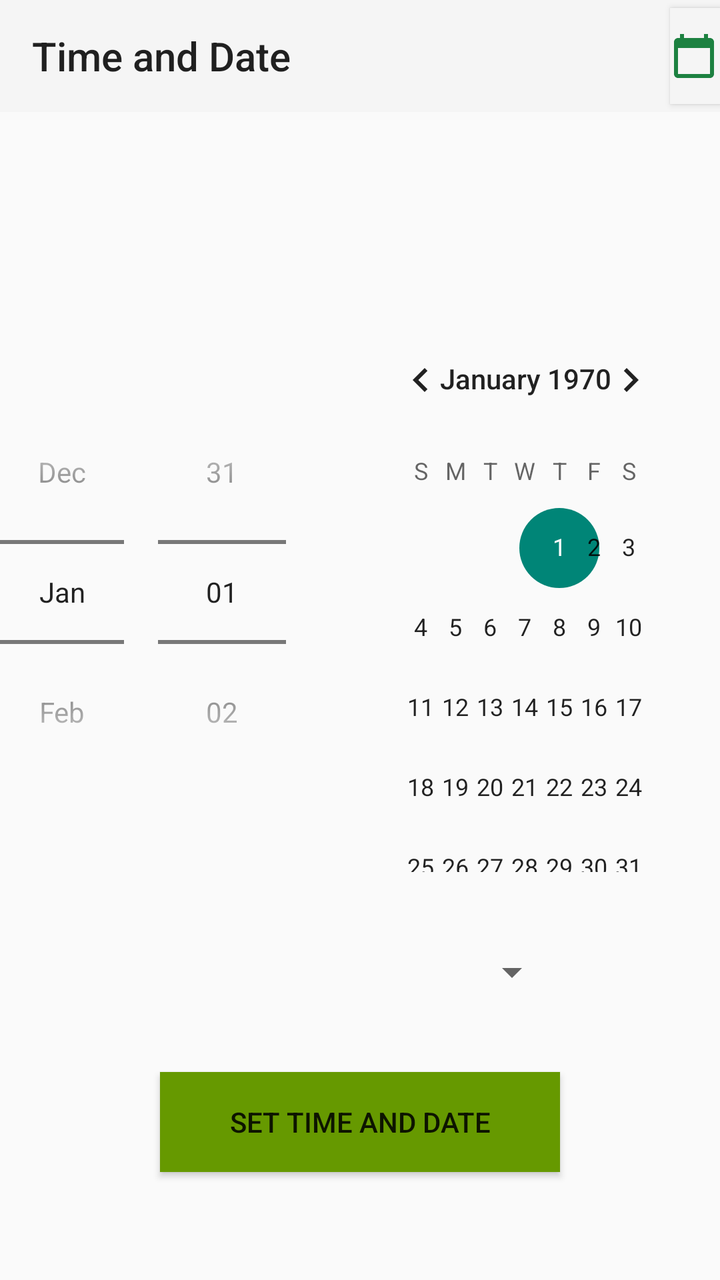
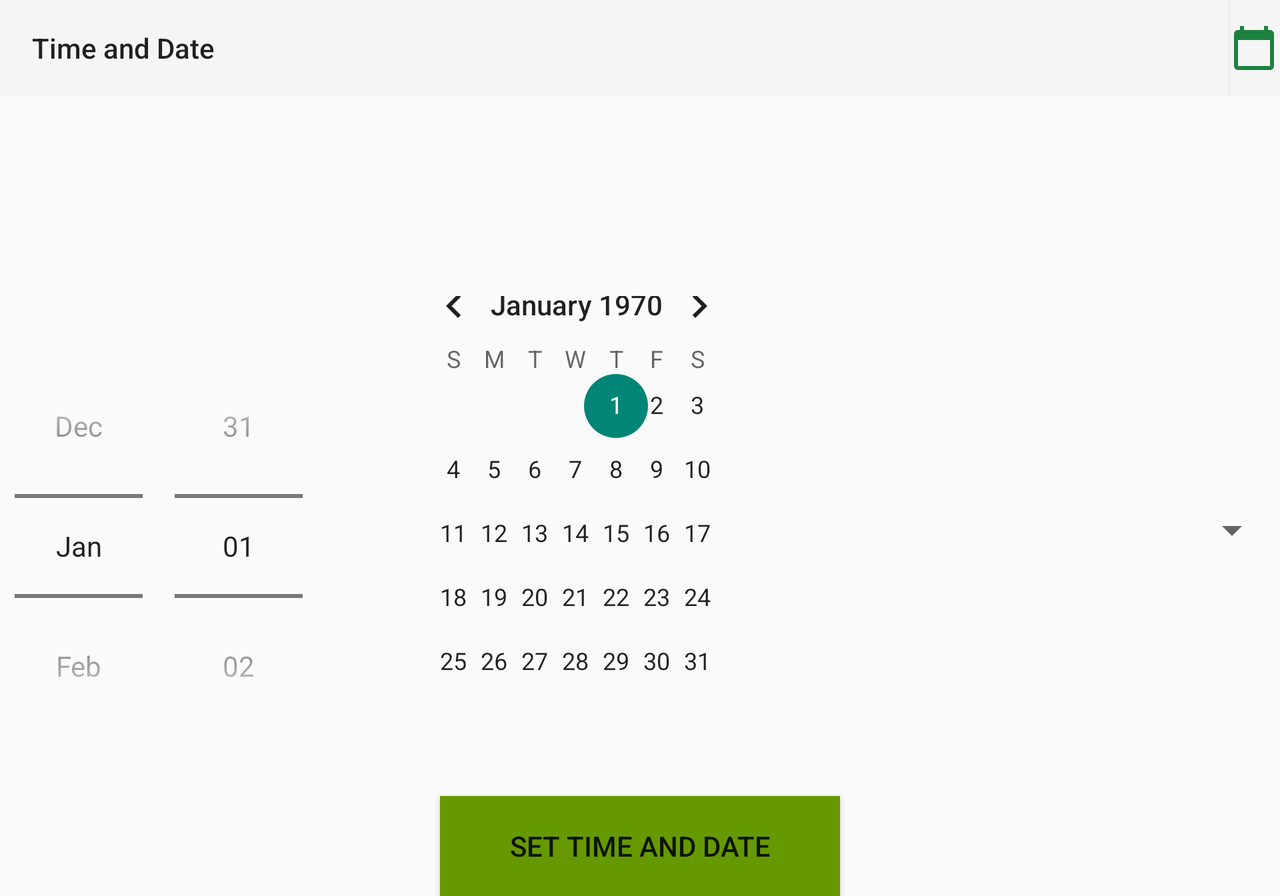

An Android layout and its configuration variant, each rendered on a device that would load it. The default file and the variant file are quoted in full after the pictures.
<!-- AndroidManifest.xml: application theme Theme.AppCompat.DayNight.NoActionBar -->
<!-- res/layout/reservation_form.xml -->
<?xml version="1.0" encoding="utf-8"?>
<ScrollView xmlns:android="http://schemas.android.com/apk/res/android"
    android:layout_width="match_parent"
    android:layout_height="match_parent">
<RelativeLayout
    xmlns:android="http://schemas.android.com/apk/res/android"
    android:layout_width="match_parent"
    android:layout_height="match_parent"
    xmlns:app="http://schemas.android.com/apk/res-auto"
    xmlns:tools="http://schemas.android.com/tools"
    tools:context=".ReservationFormActivity">

    <androidx.appcompat.widget.Toolbar
        android:id="@+id/toolbar_TD"
        android:layout_width="match_parent"
        android:layout_height="wrap_content"
        android:background="?attr/colorPrimary"
        android:minHeight="?attr/actionBarSize"
        android:theme="?attr/actionBarTheme"
        app:title="Time and Date">
        <Button
            android:layout_width="25dp"
            android:layout_height="wrap_content"
            android:background="?attr/colorPrimary"
            android:layout_gravity="right"
            android:drawableLeft="@drawable/my_reservations"
            android:text=""
            android:id="@+id/reservations_button1"/>
    </androidx.appcompat.widget.Toolbar>

    <TextView
        android:layout_width="match_parent"
        android:layout_height="match_parent"
        android:id="@+id/city_name"
        android:layout_toRightOf="@id/city_img"
        android:textAlignment="center"
        android:textStyle="bold"
        android:textColor="@color/black"
        android:textSize="50dp"
        android:layout_below="@+id/toolbar_TD"/>

    <ImageView
        android:id="@+id/city_img"
        android:layout_width="100dp"
        android:layout_height="100dp"
        android:scaleType="fitXY"
        android:adjustViewBounds="false"
        android:layout_below="@+id/toolbar_TD"/>

    <DatePicker
    android:layout_width="match_parent"
    android:layout_height="wrap_content"
    android:id="@+id/date_picker"
    android:datePickerMode="spinner"
    android:layout_below="@+id/city_img" />

    <Spinner
        android:layout_width="200dp"
        android:layout_height="100dp"
        android:layout_below="@+id/date_picker"
        android:layout_centerHorizontal="true"
        android:id="@+id/spinner" />

    <Button
        android:id="@+id/TD_button"
        android:layout_width="200dp"
        android:layout_height="50dp"
        android:layout_below="@+id/spinner"
        android:layout_centerHorizontal="true"
        android:text="Set time and date"
        android:background="@android:color/holo_green_dark"
        android:layout_marginBottom="50dp"/>


</RelativeLayout>
</ScrollView>
<!-- resources referenced by this layout -->
<resources>
  <!-- drawable my_reservations (drawable) -->
  <vector android:height="24dp" android:tint="#1D8141"
      android:viewportHeight="24" android:viewportWidth="24"
      android:width="24dp" xmlns:android="http://schemas.android.com/apk/res/android">
      <path android:fillColor="@android:color/white" android:pathData="M20,3h-1L19,1h-2v2L7,3L7,1L5,1v2L4,3c-1.1,0 -2,0.9 -2,2v16c0,1.1 0.9,2 2,2h16c1.1,0 2,-0.9 2,-2L22,5c0,-1.1 -0.9,-2 -2,-2zM20,21L4,21L4,8h16v13z"/>
  </vector>
</resources>
<!-- res/layout-land/reservation_form.xml (the repository's variant of the layout above) -->
<!-- drawn on the phone turned sideways -->
<?xml version="1.0" encoding="utf-8"?>
<ScrollView xmlns:android="http://schemas.android.com/apk/res/android"
    xmlns:app="http://schemas.android.com/apk/res-auto"
    xmlns:tools="http://schemas.android.com/tools"
    android:layout_width="match_parent"
    android:layout_height="match_parent">
<RelativeLayout
    android:layout_width="match_parent"
    android:layout_height="match_parent"
    tools:context=".ReservationFormActivity">

    <androidx.appcompat.widget.Toolbar
        android:id="@+id/toolbar_TD"
        android:layout_width="match_parent"
        android:layout_height="wrap_content"
        android:background="?attr/colorPrimary"
        android:minHeight="?attr/actionBarSize"
        android:theme="?attr/actionBarTheme"
        app:title="Time and Date">
        <Button
            android:layout_width="25dp"
            android:layout_height="wrap_content"
            android:background="?attr/colorPrimary"
            android:layout_gravity="right"
            android:drawableLeft="@drawable/my_reservations"
            android:text=""
            android:id="@+id/reservations_button1"/>
    </androidx.appcompat.widget.Toolbar>

    <TextView
        android:layout_width="match_parent"
        android:layout_height="match_parent"
        android:id="@+id/city_name"
        android:layout_toRightOf="@id/city_img"
        android:textAlignment="center"
        android:textStyle="bold"
        android:textColor="@color/black"
        android:textSize="50dp"
        android:layout_below="@+id/toolbar_TD"/>

    <ImageView
        android:id="@+id/city_img"
        android:layout_width="100dp"
        android:layout_height="100dp"
        android:scaleType="fitXY"
        android:adjustViewBounds="false"
        android:layout_below="@+id/toolbar_TD"/>

    <DatePicker
        android:id="@+id/date_picker"
        android:layout_width="394dp"
        android:layout_height="250dp"
        android:datePickerMode="spinner"
        android:layout_below="@id/city_img"/>

    <Spinner
        android:id="@+id/spinner"
        android:layout_width="200dp"
        android:layout_height="100dp"
        android:layout_below="@id/city_img"
        android:layout_centerHorizontal="true"
        android:layout_marginLeft="72dp"
        android:layout_marginTop="67dp"
        android:layout_toRightOf="@+id/date_picker" />

    <Button
        android:id="@+id/TD_button"
        android:layout_width="200dp"
        android:layout_height="50dp"
        android:layout_centerHorizontal="true"
        android:text="Set time and date"
        android:layout_below="@id/date_picker"
        android:background="@android:color/holo_green_dark"/>


</RelativeLayout>
</ScrollView>
